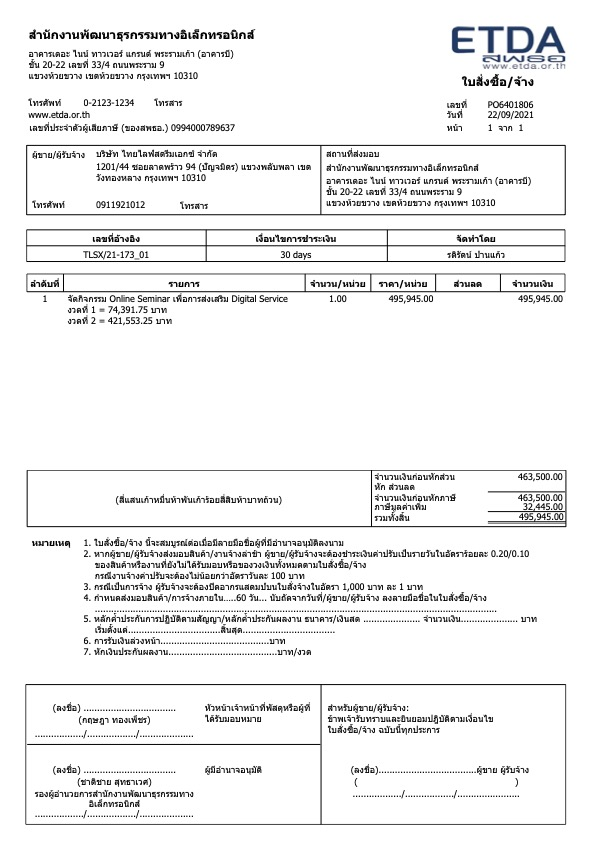
#> input picture images/PO-im.jpg, 595 x 841 px, given in place of PO-150.png, which was not available
$ jupyter execute --allow-errors 'Extract by location.ipynb'   (shell and % lines are left out)   (text cells are left out)
#> lines starting #> are read from the running program, lines starting #| are printed output that depends on the picture; after the words box and inside, x2 and y2 are one past the last pixel; in counts of white or black regions, pixels touching at a corner belong together; pictures that were not available may be replaced by others from this repository, and a replacement may not be noted
[cell 1]
import pdf2image
try:
    from PIL import Image
except ImportError:
    import Image
import pytesseract
from pytesseract import Output

import os
import matplotlib.pyplot as plt
import matplotlib.image as mpimg
import cv2
import numpy as np
import csv

import re
import csv

[cell 2]
# now, highlight keyword area found on the image
def find_area(corr_ls,file_):
    global image
    global cache
    image = cv2.imread(file_)

    cache = image.copy()
    # ignore first crop as it refers to the whole page
    invoice = cv2.imread(file_)

    for i,corr in enumerate(corr_ls):
        image = cache.copy()
        x,y,w,h = corr
        cv2.rectangle(image, (x, y), (x + w, y + h), (36,255,12), 2)
        cv2.imshow('crop', image)
        cv2.waitKey(0)
        cv2.destroyAllWindows() # destroys the window showing image
        cv2.waitKey(1) #for mac OS

[cell 3]
def make_contour(im,cv2mode):

    img2gray = cv2.cvtColor(im, cv2.COLOR_BGR2GRAY)
    blur = cv2.GaussianBlur(img2gray, (7,7), 0)

    ret, mask = cv2.threshold(blur, 0, 255, cv2.THRESH_BINARY_INV + cv2.THRESH_OTSU)

    kernel = cv2.getStructuringElement(cv2.MORPH_RECT, (2,3))

    dilation = cv2.dilate(mask,kernel,iterations = 2)


    contours, hierarchy = cv2.findContours(dilation, mode=cv2mode, method=cv2.CHAIN_APPROX_SIMPLE)
    #cv2mode = cv2.RETR_EXTERNAL , RETR_TREE

    return contours,hierarchy

def ocr_core(file):
    text = pytesseract.image_to_string(file,lang='tha+eng',config='-c preserve_interword_spaces=1')
    return text

[cell 4]
im = cv2.imread('/Users/nichada/MyCode/Etda/pan-OCR/images/PO-150.png')
#> im is the input picture: shape (841, 595, 3); mean B, G, R 240.4, 240.3, 240.2

[cell 5]
#customise location

corr_ls= [(53, 300, 610, 100) #seller
        ,(53, 100, 610, 200) #address
        ,(900,100,300,200) #doc_no
                 ]

ocr_ls= []


#> (the rest of this cell did not finish here and is left out)

#> the loop in find_area, `for i,corr in enumerate(corr_ls):` made 1 pass
#> pass 1, in find_area, `cv2.imshow('crop', image)`:
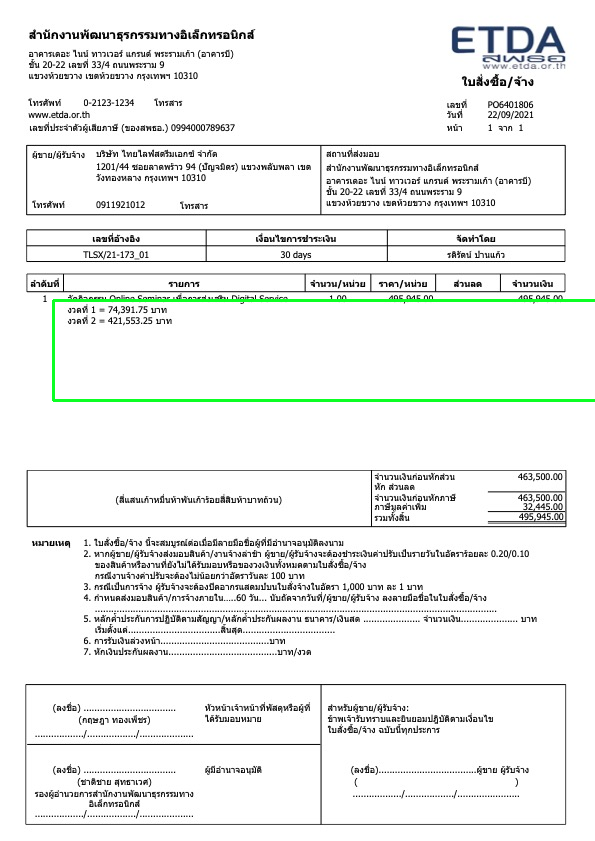
#> window 'crop': shape (841, 595, 3); mean B, G, R 239.1, 240.5, 238.7
#> `cropped = im[y :y +  h , x : x + w]`:
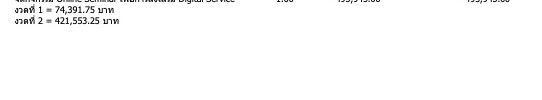
#> cropped: shape (100, 542, 3); min 0, max 255, mean 251.9

    # crop image before ocr
    cropped = im[y :y +  h , x : x + w]

    # ocr image
    ocr_crop = ocr_core(cropped)

    # pre-processing the ocr string
    ocr_crop= ocr_crop.replace('\n',' ')

    ocr_ls.append(ocr_crop)

[cell 6]
ocr_ls

#> (a cell that did not finish here is left out)

[cell 8]
#regex
def regex_str(regex_,string_):
    result = re.search(regex_, string_)
    if result == None:
        return "n/a"
    return result[0]

#> (a cell that did not finish here is left out)

#> (a cell that did not finish here is left out)

#> (a cell that did not finish here is left out)

[cell 12]
#save dict
dt_schema = {}
#> (the rest of this cell did not finish here and is left out)

[cell 13]
dt_schema

[cell 14]
# put in csv
file_dir = '/Users/nichada/MyCode/Etda/pan-OCR/images/ocr_schema'
if not os.path.exists(file_dir):
        os.mkdir(file_dir)

t = file_dir + '/P-150schm'
dt = dt_schema

with open(t+'.csv', "w") as csv_file:
    writer = csv.writer(csv_file)
    for c, values in dt.items():
        writer.writerow([c, values])

[cell 15]
def crop_ocrzone_n_save(im, corr_ls, foldername):
#> called with foldername = 'ocr_zone'
    cropfilename_ls = []
    for index,corr in enumerate(corr_ls):
        x,y,w,h = corr

        # crop image
        cropped = im[y :y +  h , x : x + w]

        # save crop path
        if not os.path.exists(f'images/{foldername}'):
            os.mkdir(f'images/{foldername}')

        s = f'images/{foldername}/crop_{index}.jpg'
        cropfilename_ls.append(s)

        cv2.imwrite(s , cropped)

        return cropfilename_ls
#> after the loop, cropfilename_ls = ['images/ocr_zone/crop_0.jpg']

[cell 16]
seller_crop = crop_ocrzone_n_save(im,corr_ls, 'ocr_zone')
#> seller_crop = ['images/ocr_zone/crop_0.jpg']

[cell 17]
print(seller_crop)
#| ['images/ocr_zone/crop_0.jpg']

[cell 18]
r = '/Users/nichada/MyCode/Etda/pan-OCR/'+seller_crop[0]
seller_im = cv2.imread(r)
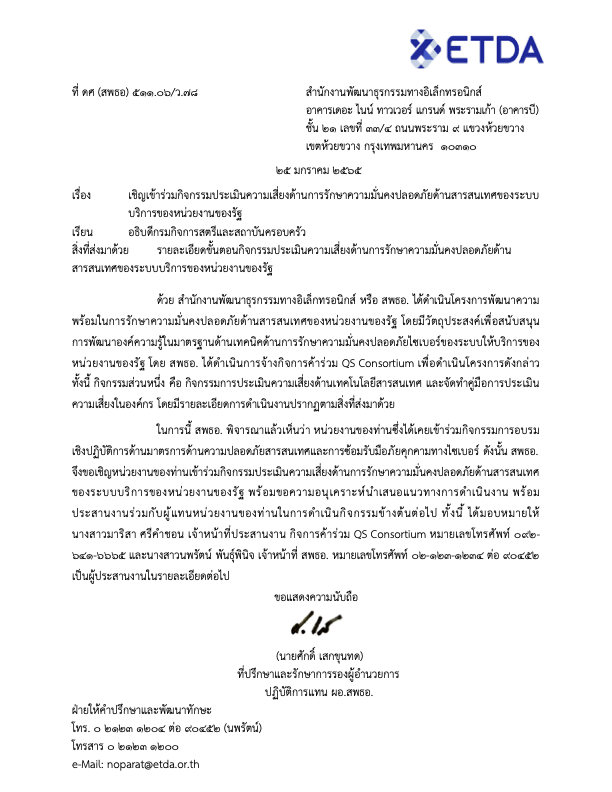
#> input picture images/Sarabun-im.png, 612 x 792 px, given in place of crop_0.jpg, which was not available
#> seller_im is the input picture: shape (792, 612, 3); mean B, G, R 243.1, 242.7, 242.7

[cell 19]
seller_con, seller_hier = make_contour(seller_im, cv2.RETR_CCOMP)
#> in make_contour, `blur = cv2.GaussianBlur(img2gray, (7,7), 0)`:
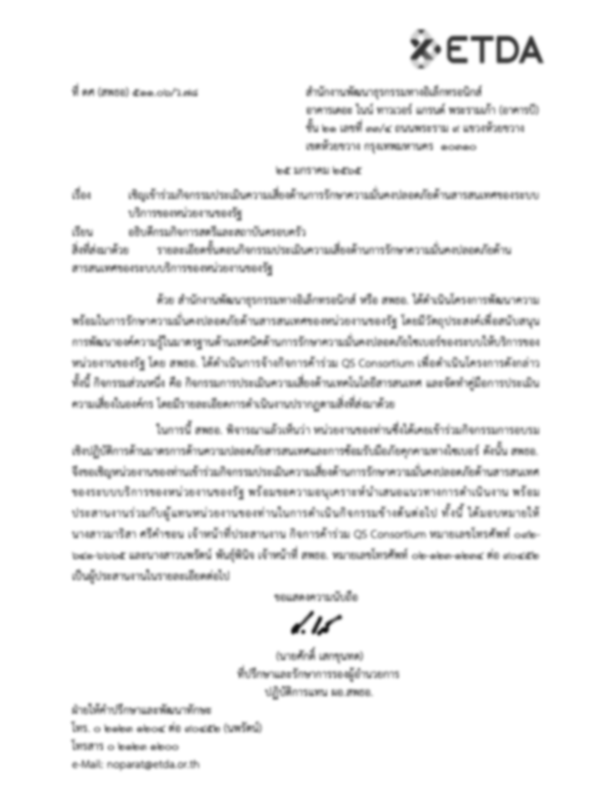
#> blur: shape (792, 612); min 18, max 255, mean 242.8
#> in make_contour, `ret, mask = cv2.threshold(blur, 0, 255, cv2.THRESH_BINARY_INV + cv2.TH..`:
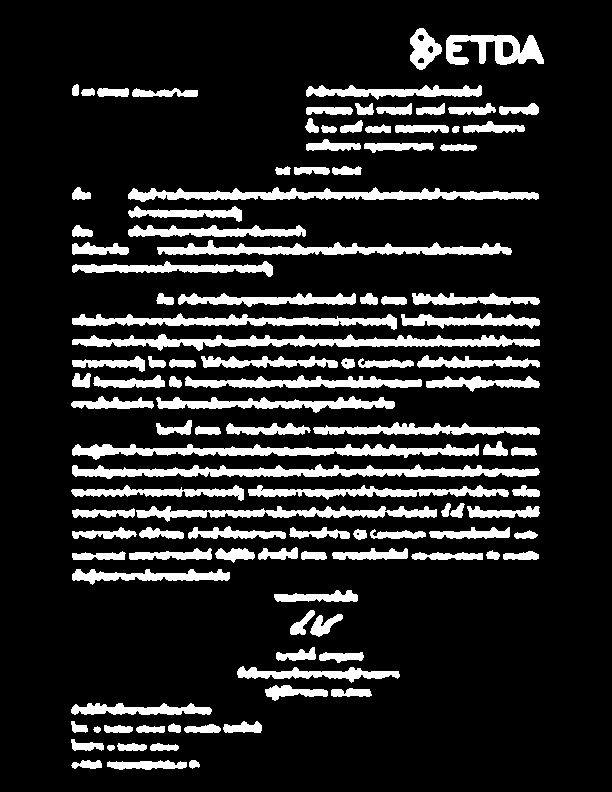
#> mask: shape (792, 612); 14.7% white; 113 white regions, largest, box (x1, y1, x2, y2) and area: (72, 334, 540, 351) 3571, (72, 464, 540, 479) 3557, (72, 444, 479, 460) 3164
#> in make_contour, `ret, mask = cv2.threshold(blur, 0, 255, cv2.THRESH_BINARY_INV + cv2.TH..`: ret = 218
#> in make_contour, `kernel = cv2.getStructuringElement(cv2.MORPH_RECT, (2,3))`: kernel = [[1, 1], [1, 1], [1, 1]]
#> in make_contour, `dilation = cv2.dilate(mask,kernel,iterations = 2)`:
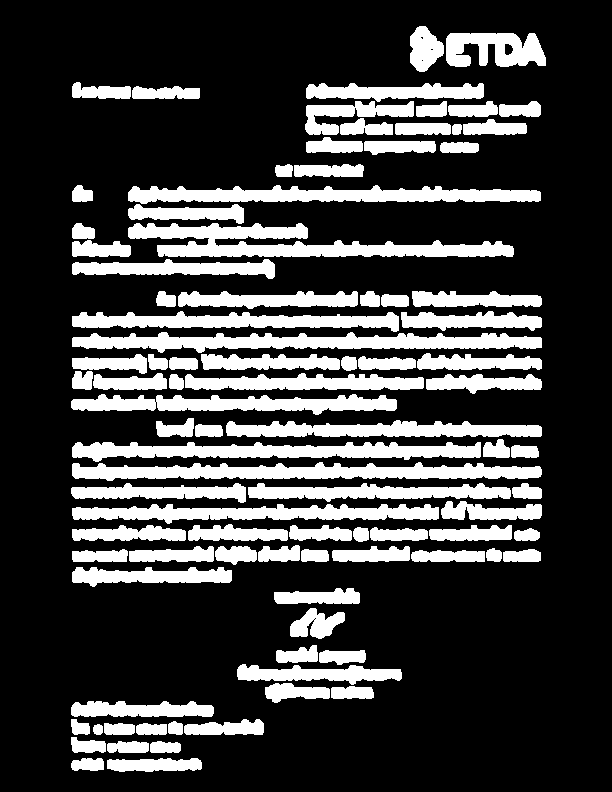
#> dilation: shape (792, 612); 24.3% white; 94 white regions
#> in make_contour, `contours, hierarchy = cv2.findContours(dilation, mode=cv2mode, method=..`: contours = 100 contours, 5 with area under 20; largest, box (x1, y1, x2, y2) and area: (128, 223, 514, 257) 6091, (72, 332, 542, 353) 5312, (72, 462, 542, 481) 5278, (72, 442, 481, 462) 4652, (128, 185, 541, 204) 4649
#> seller_con has the same summary as contours in make_contour; seller_hier = 100 rows, first 6: [1, -1, -1, -1], [2, 0, -1, -1], [3, 1, -1, -1], [4, 2, -1, -1], [5, 3, -1, -1], [6, 4, -1, -1]

[cell 20]
print(seller_hier[0])
#> (printed output is left out)

[cell 21]
seller_im_copy = seller_im.copy()
#set contour here
contours= seller_con


for index,c in enumerate(seller_con[0][10:]):
    x,y,w,h = cv2.boundingRect(c)
    cv2.rectangle(seller_im_copy, (x, y), (x + w, y + h), (36,255,12), 2)
    cv2.imshow('crop', seller_im_copy)
    cv2.waitKey(0)
    cv2.destroyAllWindows() # destroys the window showing image
    cv2.waitKey(1) #for mac OS
#> this loop made 72 passes
#> (x, y) on passes 1 to 12: (122, 759), (121, 760), (119, 760), (118, 759), (116, 759), (115, 760), (112, 760), (111, 759), (109, 759), (108, 760), (107, 760), (107, 768)
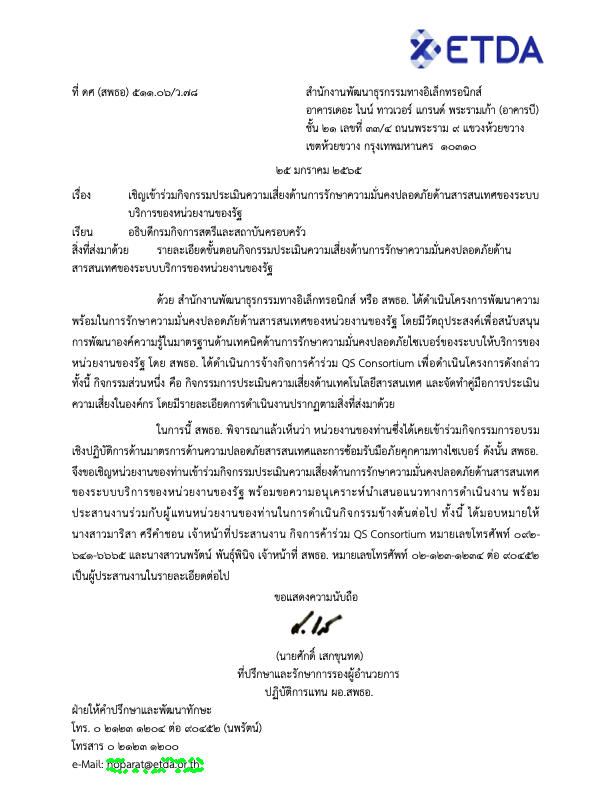
#> seller_im_copy: shape (792, 612, 3); 0.11% of pixels changed, all inside (x1, y1, x2, y2) = (106, 757, 204, 774)

[cell 22]
seller_im_copy = seller_im.copy()

x,y,w,h = 3, -1, -1, 1
cv2.rectangle(seller_im_copy, (x, y), (x + w, y + h), (36,255,12), 2)
#> seller_im_copy: shape (792, 612, 3); under 0.01% of pixels changed, all inside (x1, y1, x2, y2) = (1, 0, 5, 2)
cv2.imshow('crop', seller_im_copy)
cv2.waitKey(0)
cv2.destroyAllWindows() # destroys the window showing image
cv2.waitKey(1) #for mac OS
#> Out = 27
